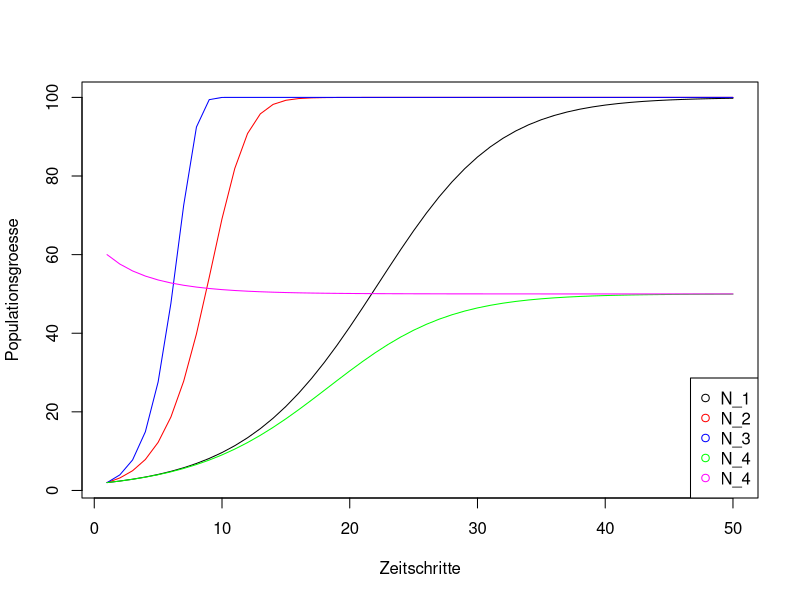
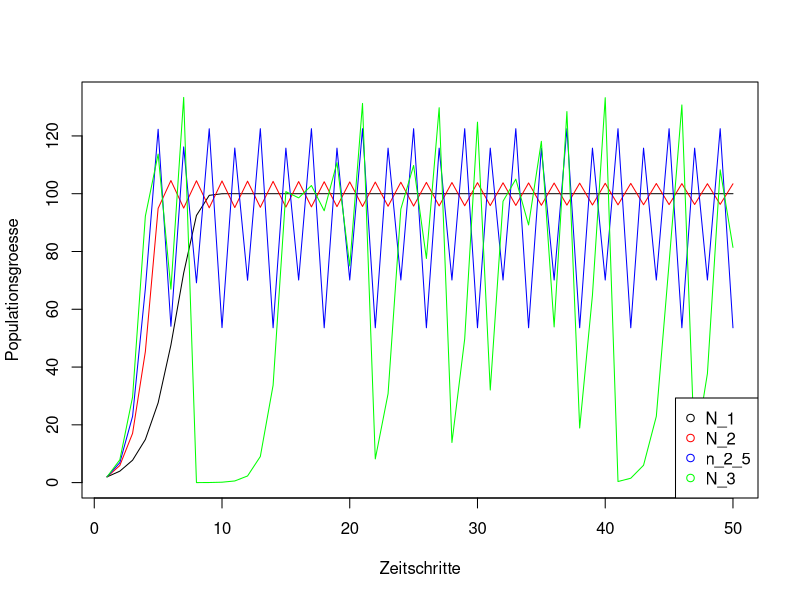
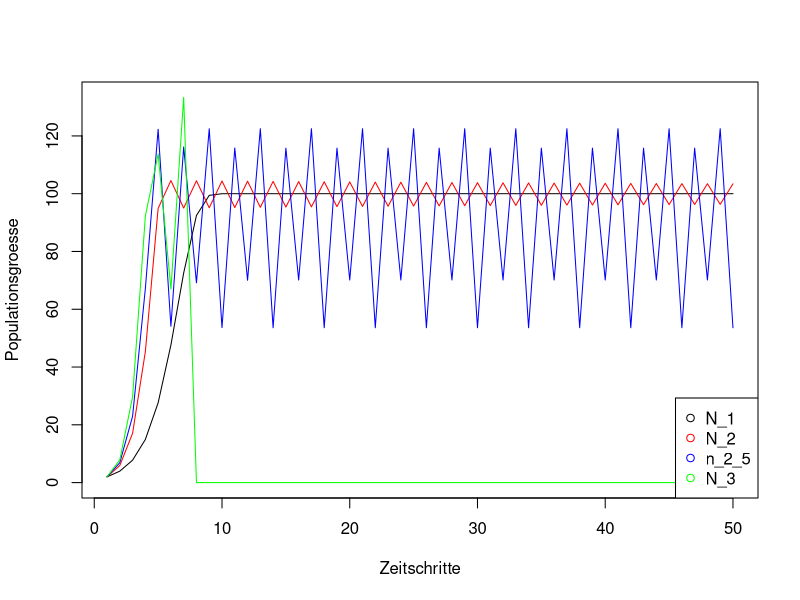

These figures' R source, in order:
# Seminar zu "Einfuehrung in die Modellierung"

# Populationswachstum: logistisches Modell

# Funktion "log_Wachstum" definieren
#<
log_Wachstum = function (N0, r_max, K, nt)
#>
{  
# N0 : Startpopulation
# r_max : maximale Wachstumsrate
# K : Kapazitaet
# nt : Anzahl Zeitschritte
 
  
  # Variablen vorbereiten
  N = rep(NA,nt) #Vektor fuer zeitlichen Verlauf der Population
  N[1] = N0
  
  # Iterationsschleife
  for (t in 2:nt)
  #<
  {
    # Wachstumsrate als Funktion von aktueller Population und Kapazitaet
    r = r_max * (1 - N[t-1] / K)
    N[t] = N[t-1] + r * N[t-1]
  }
  #>
  
  # Ergebnis zurueckgeben
  return(N)
}
  
#Funktion mit N0 = 2, r_max=0.2, K=100, nt = 50 aufrufen, Rueckgabewert in N_1 speichern
#<
N_1 = log_Wachstum(N0 = 2, r_max=0.2, K=100, nt = 50)
#>

#Funktion mit N0 = 2, r_max=0.6, K=100, nt = 50 aufrufen, Rueckgabewert in N_2 speichern
#<
N_2 = log_Wachstum(N0 = 2, r_max=0.6, K=100, nt = 50)
#>

#Funktion mit N0 = 2, r_max=1, K=100, nt = 50 aufrufen, Rueckgabewert in N_3 speichern
#<
N_3 = log_Wachstum(N0 = 2, r_max=1, K=100, nt = 50)
#>

#Funktion mit N0 = 2, r_max=0.2, K=50, nt = 50 aufrufen, Rueckgabewert in N_4 speichern
#<
N_4 = log_Wachstum(N0 = 2, r_max=0.2, K=50, nt = 50)
#>

#Funktion mit N0 = 60, r_max=0.2, K=50, nt = 50 aufrufen, Rueckgabewert in N_5 speichern
#<
N_5 = log_Wachstum(N0 = 60, r_max=0.2, K=50, nt = 50)
#>


#Resultate (N_1 - N_4) in einer Grafik darstellen
#<
plot  (x=1:length(N_1), y=N_1, type="l", col="black", xlab = "Zeitschritte", ylab="Populationsgroesse", 
       ylim=range(c(N_1, N_2, N_3, N_4)))
lines(x=1:length(N_2), y=N_2, col="red")
lines(x=1:length(N_3), y=N_3, col="blue")
lines(x=1:length(N_4), y=N_4, col="green")
lines(x=1:length(N_5), y=N_5, col="magenta")
legend("bottomright", legend=c("N_1", "N_2", "N_3", "N_4", "N_4"), col=c("black","red","blue","green","magenta"), pch = 21)
#>

#? Was bedeutet es inhaltlich, wenn die Population die Kapazitaet ueberschreitet?
#? Wann sollte dieses Verhalten unterbunden werden?
#? Wie koennte dieses Verhalten unterbunden werden?



### Sehr hohe Wachstumsraten ####

#Funktion mit N0 = 2, r_max=1, K=100, nt = 50 aufrufen, Rueckgabewert in N_1 speichern
#<
N_1 = log_Wachstum(N0 = 2, r_max=1, K=100, nt = 50)
#>

#Funktion mit N0 = 2, r_max=2, K=100, nt = 50 aufrufen, Rueckgabewert in N_2 speichern
#<
N_2 = log_Wachstum(N0 = 2, r_max=2, K=100, nt = 50)
#>

#Funktion mit N0 = 2, r_max=2.5, K=100, nt = 50 aufrufen, Rueckgabewert in n_2_5 speichern
#<
n_2_5 = log_Wachstum(N0 = 2, r_max=2.5, K=100, nt = 50)
#>

#Funktion mit N0 = 2, r_max=3, K=100, nt = 50 aufrufen, Rueckgabewert in N_3 speichern
#<
N_3 = log_Wachstum(N0 = 2, r_max=3, K=100, nt = 50)
#>

# Resultate (N_1 - N_3) in einer Grafik darstellen
#<
plot  (x=1:length(N_1), y=N_1, type="l", col="black", xlab = "Zeitschritte", ylab="Populationsgroesse", 
       ylim=range(c(N_1, N_2, n_2_5, N_3)))
lines(x=1:length(N_2), y=N_2, col="red")
lines(x=1:length(n_2_5), y=n_2_5, col="blue")
lines(x=1:length(N_3), y=N_3, col="green")
legend("bottomright", legend=c("N_1", "N_2", "n_2_5", "N_3"), col=c("black","red","blue","green"), pch = 21)
#>
  
#? Wie sind die Unterschiede in den Kruven zu erklären? Wie geht man damit um? 


#? Was bedeutet es inhaltlich, wenn die Population Werte nahe Null annimmt?
#? Wann ist die nachfolgende Entwicklung noch realistisch, wann nicht?
#? Wie koennte ggf. korrigiert werden?
#? Ausgehend von der obigen Funktion log_Wachstum, erstelle eine Variante "log_Wachstum_lim", 
#? die die beiden o.g. Punkte beruecksichtigt
#<
log_Wachstum_lim = function (N0, r_max, K, nt)
{  
  # N0 : Startpopulation
  # r_max: maximale Wachstumsrate
  # K : Kapazitaet
  # nt : Anzahl Zeitschritte
  # seed (optional) : Initialisierung des Zufallsgenerators  
  n_min = 2      # minimal ueberlebensfaehige Population
  
  #Variablen vorbereiten
  N = rep(NA,nt) # Vektor fuer zeitlichen Verlauf der Population
  N[1] = N0
  
  # Iterationsschleife
  for (t in 2:nt)
  {
    #<
    # Wachstumsrate als Funktion von aktueller Population und Kapazitaet
    r = r_max * (1 - N[t-1]/K)
    N[t] = N[t-1] + r * N[t-1]

    #if (N[t] > K) N[t] = K         # Population kann nicht groesser als K werden
    if (N[t] < n_min) N[t] = 0     # Population kleiner als N_min stirbt aus
    #>
  }

  # Ergebnis zurueckgeben
  return(N)
}
#>
 
# veraenderte Funktion log_Wachstum_lim mit den gleichen Parametern wie oben erneut aufrufen
#<
N_1   = log_Wachstum_lim(N0 = 2, r_max=1, K=100, nt = 50)
N_2   = log_Wachstum_lim(N0 = 2, r_max=2, K=100, nt = 50)
n_2_5 = log_Wachstum_lim(N0 = 2, r_max=2.5, K=100, nt = 50)
N_3   = log_Wachstum_lim(N0 = 2, r_max=3, K=100, nt = 50)
#>

# Resultate (N_1 - N_3) in einer Grafik darstellen (wie oben)
#<
plot  (x=1:length(N_1), y=N_1, type="l", col="black", xlab = "Zeitschritte", ylab="Populationsgroesse", 
       ylim=range(c(N_1, N_2, n_2_5, N_3)))
lines(x=1:length(N_2), y=N_2, col="red")
lines(x=1:length(n_2_5), y=n_2_5, col="blue")
lines(x=1:length(N_3), y=N_3, col="green")
legend("bottomright", legend=c("N_1", "N_2", "n_2_5", "N_3"), col=c("black","red","blue","green"), pch = 21)
#>


